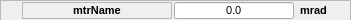
<?xml version="1.0" encoding="UTF-8"?>
<ui version="4.0">
 <class>Form</class>
 <widget class="QWidget" name="Form">
  <property name="geometry">
   <rect>
    <x>0</x>
    <y>0</y>
    <width>351</width>
    <height>20</height>
   </rect>
  </property>
  <property name="minimumSize">
   <size>
    <width>0</width>
    <height>20</height>
   </size>
  </property>
  <property name="maximumSize">
   <size>
    <width>500</width>
    <height>300</height>
   </size>
  </property>
  <property name="windowTitle">
   <string>Form</string>
  </property>
  <layout class="QVBoxLayout" name="verticalLayout">
   <property name="spacing">
    <number>0</number>
   </property>
   <property name="sizeConstraint">
    <enum>QLayout::SetNoConstraint</enum>
   </property>
   <property name="margin">
    <number>0</number>
   </property>
   <item>
    <widget class="QFrame" name="frame">
     <property name="minimumSize">
      <size>
       <width>351</width>
       <height>21</height>
      </size>
     </property>
     <property name="maximumSize">
      <size>
       <width>351</width>
       <height>21</height>
      </size>
     </property>
     <property name="frameShape">
      <enum>QFrame::StyledPanel</enum>
     </property>
     <property name="frameShadow">
      <enum>QFrame::Raised</enum>
     </property>
     <layout class="QHBoxLayout" name="horizontalLayout">
      <property name="spacing">
       <number>2</number>
      </property>
      <property name="margin">
       <number>1</number>
      </property>
      <item>
       <spacer name="horizontalSpacer">
        <property name="orientation">
         <enum>Qt::Horizontal</enum>
        </property>
        <property name="sizeType">
         <enum>QSizePolicy::Fixed</enum>
        </property>
        <property name="sizeHint" stdset="0">
         <size>
          <width>20</width>
          <height>20</height>
         </size>
        </property>
       </spacer>
      </item>
      <item>
       <widget class="QLabel" name="mtrNameFld">
        <property name="minimumSize">
         <size>
          <width>150</width>
          <height>0</height>
         </size>
        </property>
        <property name="maximumSize">
         <size>
          <width>16777215</width>
          <height>16777215</height>
         </size>
        </property>
        <property name="baseSize">
         <size>
          <width>0</width>
          <height>0</height>
         </size>
        </property>
        <property name="font">
         <font>
          <pointsize>8</pointsize>
          <weight>75</weight>
          <italic>false</italic>
          <bold>true</bold>
         </font>
        </property>
        <property name="autoFillBackground">
         <bool>true</bool>
        </property>
        <property name="frameShape">
         <enum>QFrame::StyledPanel</enum>
        </property>
        <property name="frameShadow">
         <enum>QFrame::Sunken</enum>
        </property>
        <property name="text">
         <string>mtrName</string>
        </property>
        <property name="alignment">
         <set>Qt::AlignCenter</set>
        </property>
        <property name="moving" stdset="0">
         <bool>false</bool>
        </property>
       </widget>
      </item>
      <item>
       <widget class="QLineEdit" name="setPosFld">
        <property name="minimumSize">
         <size>
          <width>120</width>
          <height>0</height>
         </size>
        </property>
        <property name="maximumSize">
         <size>
          <width>120</width>
          <height>16777215</height>
         </size>
        </property>
        <property name="font">
         <font>
          <pointsize>8</pointsize>
          <weight>50</weight>
          <bold>false</bold>
         </font>
        </property>
        <property name="toolTip">
         <string/>
        </property>
        <property name="styleSheet">
         <string notr="true"/>
        </property>
        <property name="text">
         <string>0.0</string>
        </property>
        <property name="alignment">
         <set>Qt::AlignCenter</set>
        </property>
       </widget>
      </item>
      <item>
       <widget class="QLabel" name="unitsLbl">
        <property name="minimumSize">
         <size>
          <width>35</width>
          <height>0</height>
         </size>
        </property>
        <property name="font">
         <font>
          <pointsize>8</pointsize>
          <weight>75</weight>
          <bold>true</bold>
         </font>
        </property>
        <property name="text">
         <string>mrad</string>
        </property>
        <property name="alignment">
         <set>Qt::AlignCenter</set>
        </property>
       </widget>
      </item>
      <item>
       <spacer name="horizontalSpacer_2">
        <property name="orientation">
         <enum>Qt::Horizontal</enum>
        </property>
        <property name="sizeHint" stdset="0">
         <size>
          <width>40</width>
          <height>20</height>
         </size>
        </property>
       </spacer>
      </item>
     </layout>
    </widget>
   </item>
  </layout>
 </widget>
 <resources/>
 <connections/>
</ui>
